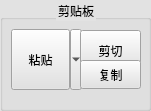
     <widget class="QGroupBox" name="groupBox">
      <property name="geometry">
       <rect>
        <x>0</x>
        <y>0</y>
        <width>151</width>
        <height>111</height>
       </rect>
      </property>
      <property name="styleSheet">
       <string notr="true">background-color: rgb(226, 226, 226);</string>
      </property>
      <property name="title">
       <string>剪贴板</string>
      </property>
      <property name="alignment">
       <set>Qt::AlignCenter</set>
      </property>
      <widget class="QToolButton" name="btnPasteF">
       <property name="geometry">
        <rect>
         <x>11</x>
         <y>29</y>
         <width>71</width>
         <height>61</height>
        </rect>
       </property>
       <property name="toolTip">
        <string>&lt;html&gt;&lt;head/&gt;&lt;body&gt;&lt;p&gt;粘贴(CTRL+V)&lt;/p&gt;&lt;p&gt;&lt;br/&gt;&lt;/p&gt;&lt;p&gt;点击此处可获得更多选项，例如从剪贴板或文件中粘贴内容&lt;/p&gt;&lt;/body&gt;&lt;/html&gt;</string>
       </property>
       <property name="text">
        <string>粘贴</string>
       </property>
       <property name="icon">
        <iconset resource="image.qrc">
         <normaloff>:/image/粘贴.png</normaloff>:/image/粘贴.png</iconset>
       </property>
       <property name="popupMode">
        <enum>QToolButton::MenuButtonPopup</enum>
       </property>
       <property name="toolButtonStyle">
        <enum>Qt::ToolButtonTextUnderIcon</enum>
       </property>
      </widget>
      <widget class="QPushButton" name="btnCut">
       <property name="geometry">
        <rect>
         <x>80</x>
         <y>30</y>
         <width>61</width>
         <height>41</height>
        </rect>
       </property>
       <property name="toolTip">
        <string>&lt;html&gt;&lt;head/&gt;&lt;body&gt;&lt;p&gt;&lt;span style=&quot; font-size:12pt; font-weight:600;&quot;&gt;剪切&lt;/span&gt;&lt;br/&gt;&lt;/p&gt;&lt;p&gt;从画布中剪切选定内容，并将其放置到剪贴板上。&lt;/p&gt;&lt;/body&gt;&lt;/html&gt;</string>
       </property>
       <property name="whatsThis">
        <string>&lt;html&gt;&lt;head/&gt;&lt;body&gt;&lt;p&gt;&lt;span style=&quot; font-size:12pt; font-weight:600;&quot;&gt;剪切&lt;/span&gt;&lt;br/&gt;&lt;/p&gt;&lt;p&gt;从画布中剪切选定内容，并将其放置到剪贴板上。&lt;/p&gt;&lt;/body&gt;&lt;/html&gt;</string>
       </property>
       <property name="autoFillBackground">
        <bool>false</bool>
       </property>
       <property name="text">
        <string>剪切</string>
       </property>
       <property name="icon">
        <iconset resource="image.qrc">
         <normaloff>:/image/剪切.png</normaloff>:/image/剪切.png</iconset>
       </property>
      </widget>
      <widget class="QPushButton" name="btnCopy">
       <property name="geometry">
        <rect>
         <x>80</x>
         <y>60</y>
         <width>61</width>
         <height>29</height>
        </rect>
       </property>
       <property name="toolTip">
        <string>&lt;html&gt;&lt;head/&gt;&lt;body&gt;&lt;p&gt;&lt;span style=&quot; font-size:12pt; font-weight:600;&quot;&gt;复制（CTRL+C）&lt;/span&gt;&lt;/p&gt;&lt;p&gt;&lt;br/&gt;&lt;/p&gt;&lt;p&gt;从画布中复制选定内容，并将其放置在剪贴板上。&lt;/p&gt;&lt;/body&gt;&lt;/html&gt;</string>
       </property>
       <property name="text">
        <string>复制</string>
       </property>
       <property name="icon">
        <iconset resource="image.qrc">
         <normaloff>:/image/复制-2.png</normaloff>:/image/复制-2.png</iconset>
       </property>
      </widget>
     </widget>
